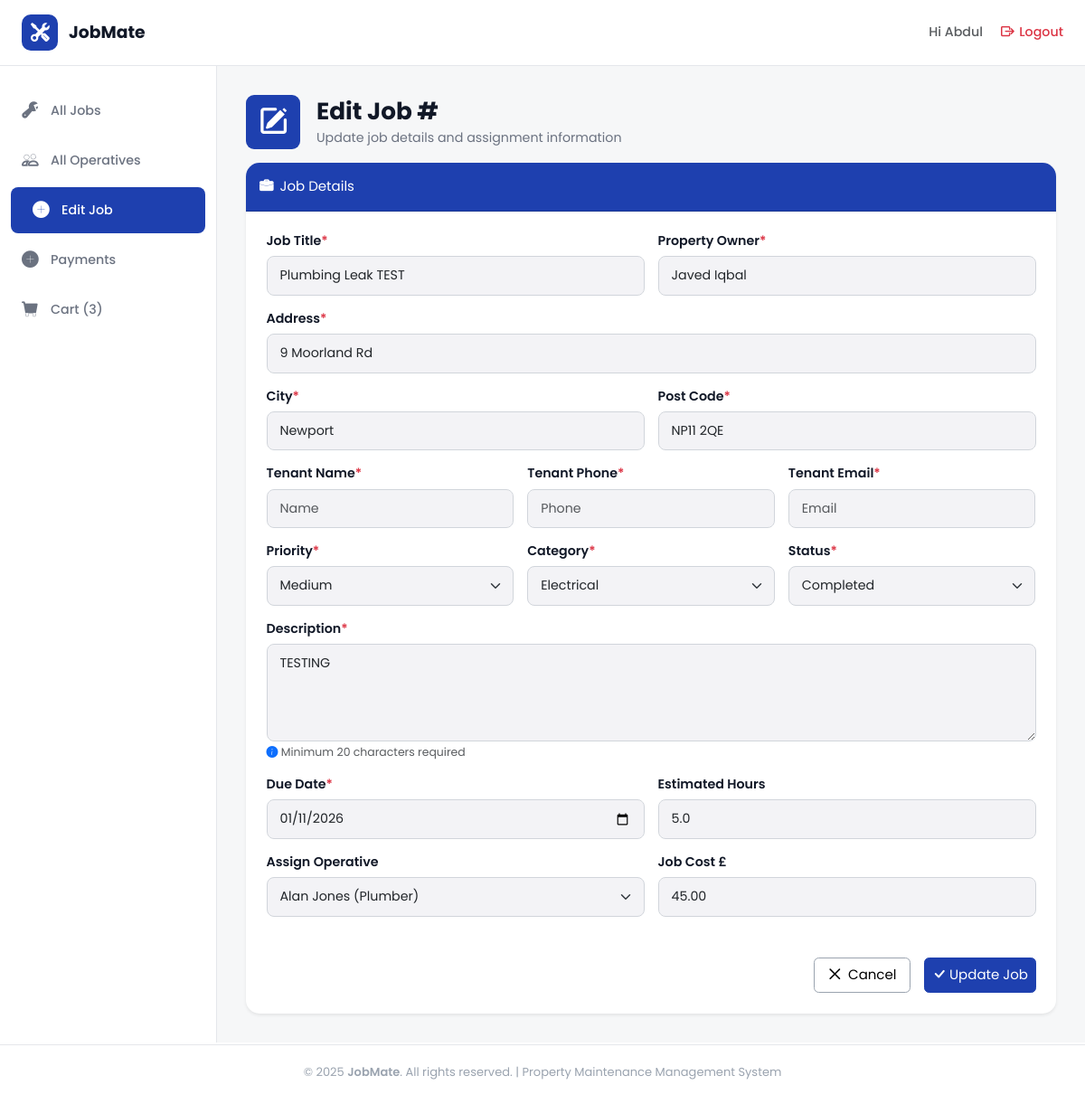
The app's page /jobs/edit_job/12 (signed in), older data.
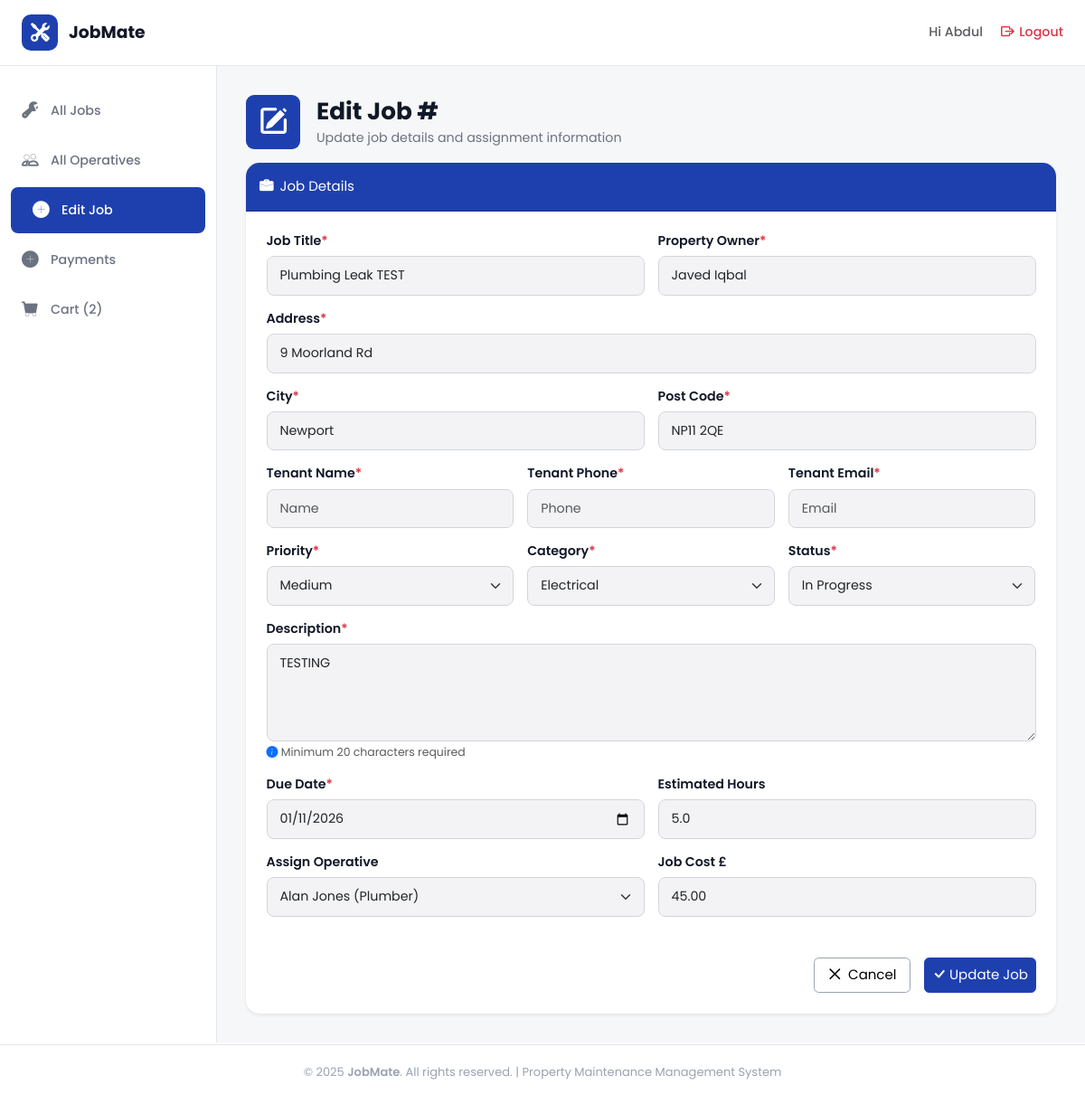
The same page, newer data.
### jobs/models.py (models this page shows, shortened)
class Job(models.Model):
    PRIORITY_CHOICES = [
        ('high', 'High'),
        ('medium', 'Medium'),
        ('low', 'Low'),
    ]
    CATEGORY_CHOICES = [
        ('plumbing', 'Plumbing'),
        ('heating', 'Heating'),
        ('electrical', 'Electrical'),
    ]
    STATUS_CHOICES = [
        ("pending", "Pending"),
        ("in_progress", "In Progress"),
        ("completed", "Completed"),
        ("cancelled", "Cancelled"),
    ]
    job_title = models.CharField(max_length=100)
    property_owner = models.CharField(max_length=100)
    address = models.CharField(max_length=200)
    city = models.CharField(max_length=100)
    post_code = models.CharField(max_length=20)
    tenant_name = models.CharField(
        max_length=100,
        null=True,
        blank=True
    )
    tenant_phone = models.CharField(
        max_length=20,
        null=True,
        blank=True
    )
    tenant_email = models.EmailField(
        max_length=254,
        null=True,
        blank=True
    )
    priority = models.CharField(
        max_length=20,
        choices=PRIORITY_CHOICES,
        default='medium'
    )
    category = models.CharField(
        max_length=20,
        choices=CATEGORY_CHOICES
    )
    status = models.CharField(
        max_length=20,
        choices=STATUS_CHOICES,
        default="pending"
    )
    description = models.TextField()
    created_at = models.DateTimeField(auto_now_add=True)
    updated_at = models.DateTimeField(auto_now=True)
    due_date = models.DateField()
    estimated_hours = models.DecimalField(
        max_digits=4,
        decimal_places=1,
        null=True,
        blank=True
    )
    job_cost = models.DecimalField(
        max_digits=10,
        decimal_places=2,
        null=True,
        blank=True
    )
    assigned_operative = models.ForeignKey(
        User,
        on_delete=models.SET_NULL,
        null=True,
        blank=True,
        related_name="assigned_jobs"
    )

### jobs/views.py (the view)
# urls.py: path('edit_job/<int:job_id>', views.edit_job, name='edit_job'),
@login_required
@admin_required
def edit_job(request, job_id):
    job = get_object_or_404(Job, pk=job_id)
    if request.method == "POST":
        job_edit_form = JobForm(request.POST, instance=job)
        if job_edit_form.is_valid():
            job_edit_form.save()
            messages.success(request, 'Job details was successfully updated!')
            return redirect("jobs:all_jobs")
    else:
        job_edit_form = JobForm(instance=job)
    return render(request, "edit_job.html", {"job_edit_form": job_edit_form})

### cart/context_processors.py (called while the page is built)
def basket_item_count(request):
    if request.user.is_authenticated and request.user.profile.role == "Admin":
        count = Transaction.objects.filter(
            status="open").count()
    elif request.user.is_authenticated and request.user.profile.role != "Admin":
        count = Transaction.objects.filter(
            user=request.user,
            status="open").count()
    else:
        count = 0
    return {
        "basket_count": count
    }

### helpers/permission_check.py (called while the page is built)
def admin_required(view_func):
    @wraps(view_func)
    def _wrapped_view(request, *args, **kwargs):
        user = request.user
        if not hasattr(user, "profile") or user.profile.role != "Admin":
            messages.error(
                request,
                "You do not have permission to access this page."
            )
            return redirect("jobs:all_jobs")
        return view_func(request, *args, **kwargs)
    return _wrapped_view

### jobs/templates/edit_job.html (shortened to what this page needs)
{% extends "dashboard_base.html" %}
{% load static %}
{% block content %}
<div class="heading-section">
  <div class="d-flex align-items-center gap-3 mb-3">
    <div class="icon">
      <i class="bi bi-pencil-square"></i>
    </div>
    <div>
      <h1 class="section-title">Edit Job #{{ job.id }}</h1>
      <p class="section-subtitle m-0">
        Update job details and assignment information
      </p>
    </div>
  </div>
</div>
<div class="card shadow-sm border-0 rounded-4">
  <div class="card-header py-3 rounded-top-4">
    <i class="bi bi-briefcase-fill me-2"></i>Job Details
  </div>
  <form class="card-body p-4" method="post">
    <div class="row g-3">
      <div class="col-md-6">
        <label class="form-label">Job Title<span class="text-danger">*</span></label>
        {{job_edit_form.job_title}}
      </div>
      <div class="col-md-6">
        <label class="form-label">Property Owner<span class="text-danger">*</span></label>
        {{job_edit_form.property_owner}}
      </div>
      <div class="col-12">
        <label class="form-label">Address<span class="text-danger">*</span></label>
        {{job_edit_form.address}}
      </div>
      <div class="col-md-6">
        <label class="form-label">City<span class="text-danger">*</span></label>
        {{job_edit_form.city}}
      </div>
      <div class="col-md-6">
        <label class="form-label">Post Code<span class="text-danger">*</span></label>
        {{job_edit_form.post_code}}
      </div>
      <div class="col-md-4">
        <label class="form-label">Tenant Name<span class="text-danger">*</span></label>
        {{ job_edit_form.tenant_name}}
      </div>
      <div class="col-md-4">
        <label class="form-label">Tenant Phone<span class="text-danger">*</span></label>
        {{ job_edit_form.tenant_phone}}
      </div>
      <div class="col-md-4">
        <label class="form-label">Tenant Email<span class="text-danger">*</span></label>
        {{ job_edit_form.tenant_email}}
      </div>
      <div class="col-md-4">
        <label class="form-label">Priority<span class="text-danger">*</span></label>
        {{ job_edit_form.priority }}
      </div>
      <div class="col-md-4">
        <label class="form-label">Category<span class="text-danger">*</span></label>
        {{ job_edit_form.category }}
      </div>
      <div class="col-md-4">
        <label class="form-label">Status<span class="text-danger">*</span></label>
        {{ job_edit_form.status }}
      </div>
      <div class="col-12">
        <label class="form-label">Description<span class="text-danger">*</span></label>
        {{ job_edit_form.description }}</textarea>
        <small class="text-muted mt-1 d-block">
          <i class="bi bi-info-circle-fill text-primary me-1"></i>Minimum 20 characters required
        </small>
      </div>
      <div class="col-md-6">
        <label class="form-label">Due Date<span class="text-danger">*</span></label>
        {{ job_edit_form.due_date }}
      </div>
      <div class="col-md-6">
        <label class="form-label">Estimated Hours</label>
        {{ job_edit_form.estimated_hours }}
      </div>
      <div class="col-md-6">
        <label class="form-label">Assign Operative</label>
        {{ job_edit_form.assigned_operative }}
      </div>
      <div class="col-md-6">
        <label class="form-label">Job Cost £</label>
        {{ job_edit_form.job_cost }}
      </div>
    </div>
    <div class="d-flex justify-content-end align-items-center mt-5 gap-3">
      <a href="{% url 'jobs:all_jobs' %}" class="btn btn-light p-2 px-3">
        <i class="bi bi-x-lg me-2"></i>Cancel
      </a>
      <button type="submit" class="btn btn-primary p-2">
        <span>
          <i class="bi bi-check-lg"></i>
        </span>
        <span>Update Job</span>
      </button>
    </div>
  </form>
</div>
{% endblock %}

### templates/dashboard_base.html (shortened to what this page needs)
{% extends "base.html" %}
{% load static %}
{% block body %}
<header class="top-header">
  <div class="logo-section">
    <a href="{% url 'home:home' %}">
      <div class="logo-icon">
        <i class="bi bi-tools"></i>
      </div>
      <span class="logo-text">JobMate</span>
    </a>
  </div>
  <div class="header-right">
    <div class="user-info">
      <a href="{% url 'users:profile_settings' %}" class="text-decoration-none text-muted"><span>Hi {% if request.user.is_authenticated and request.user.first_name == "" %}
        {{ request.user.username }}
        {% else %}
        {{request.user.first_name}}
        {% endif %}
      </span>
    </a>
    </div>
    <a href="{% url 'account_logout' %}" class="logout-btn text-danger">
      <i class="bi bi-box-arrow-right"></i>
      <span>Logout</span>
    </a>
  </div>
</header>
<div class="dashboard-layout">
  <aside class="sidebar">
    <ul class="sidebar-nav">
      <li>
        <a href="{% url 'jobs:all_jobs' %}"
          class="{% if request.resolver_match.url_name == 'all_jobs' %}active{% endif %}">
          <i class="bi bi-wrench-adjustable"></i>
          <span>All Jobs</span>
        </a>
      </li>
      {% if request.user.is_authenticated and request.user.profile.role == "Admin" %}
      <li>
        <a href="{% url 'users:all_operatives' %}"
          class="{% if request.resolver_match.url_name == 'all_operatives' %}active{% endif %}">
          <i class="bi bi-people"></i>
          <span>All Operatives</span>
        </a>
      </li>
      <li>
        <a href="#"
          class="{% if request.resolver_match.url_name == 'edit_job' %}active nav-link disabled {% else %}d-none {% endif %}">
          <i class="bi bi-plus-circle-fill"></i>
          <span>Edit Job</span>
        </a>
      </li>
      {% endif %}
      <li>
        <a href="{% url 'cart:payments' %}"
          class="{% if request.resolver_match.url_name == 'payments' %}active nav-link disabled{% endif %}">
          <i class="bi bi-plus-circle-fill"></i>
          <span>Payments</span>
        </a>
      </li>
      <li>
        <a href="{% url 'cart:basket' %}"
          class="{% if request.resolver_match.url_name == 'basket' %}active nav-link disabled{% endif %}">
          <i class="bi bi-cart-fill"></i>
          <span> Cart{% if basket_count %}
            ({{ basket_count }})
            {% endif %}
          </span>
        </a>
      </li>
    </ul>
  </aside>
  <main class="main-content">
    {% block content %} {% endblock %}
  </main>
</div>
{% endblock %}

Row changes from the older to the newer data that the page shows:
changed Job "Plumbing Leak TEST": status "Completed" → "In Progress"
Text that changed along with them:
{{ basket_count }}: "3" → "2"
